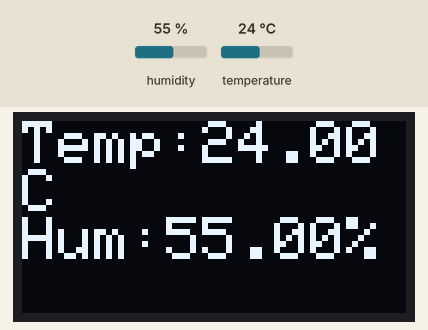
A sketch run on a simulated Arduino Uno, built with avr-gcc and run on an emulated ATmega328P. Shown: 128×64 one-colour display. The inputs (shaded band) are chosen by the test bench; at power-on: humidity 55 %, temperature 24 °C.

Above: at 2.9 s.
3.0 s: humidity set to 22 %
At 5.3 s:
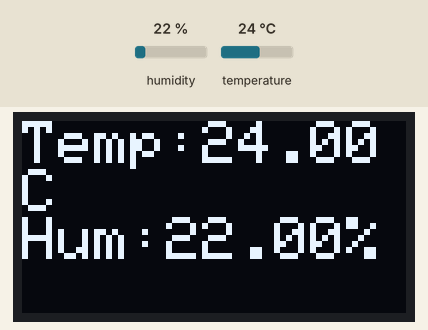
5.8 s: temperature set to 12 °C
At 7.6 s:
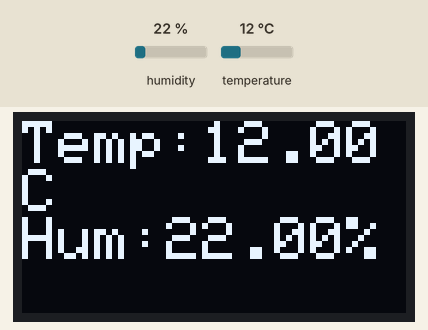
8.6 s: humidity set to 40 %
At 10.9 s:
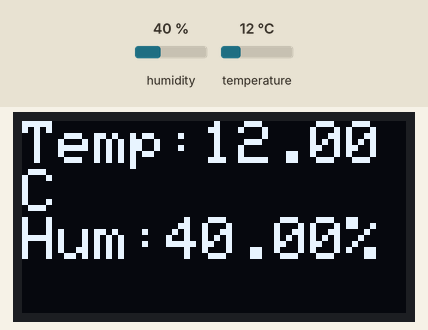
11.8 s: temperature set to 19 °C
At 13.1 s:
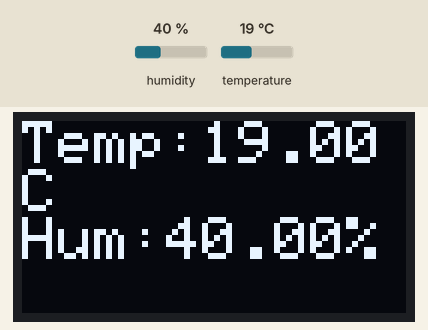
Timing chart, 0 to 14.8 s (numbered marks = the images above; inputs shaded):
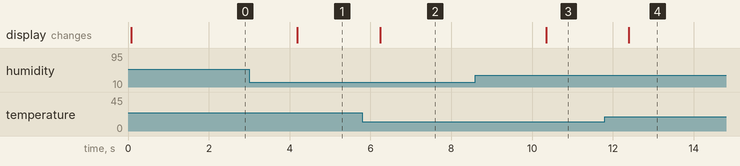

Measured:
- after the input at 3.0 s, the display: changes after 1.2 s (image 1)
- after the input at 5.8 s, the display: changes after 0.44 s (image 2)
- after the input at 8.6 s, the display: changes after 1.7 s (image 3)
- after the input at 11.8 s, the display: changes after 0.60 s (image 4)

The sketch:

Humidity.ino
```cpp
#include <Wire.h>
#include <Adafruit_GFX.h>
#include <Adafruit_SSD1306.h>
#include <DHT.h>

// OLED config
#define SCREEN_WIDTH 128
#define SCREEN_HEIGHT 64
Adafruit_SSD1306 display(SCREEN_WIDTH, SCREEN_HEIGHT, &Wire, -1);

// DHT config
#define DHTPIN 2
#define DHTTYPE DHT11   // Change to DHT22 if needed
DHT dht(DHTPIN, DHTTYPE);

void setup() {
  Serial.begin(9600);
  dht.begin();

  if(!display.begin(SSD1306_SWITCHCAPVCC, 0x3C)) {
    Serial.println("OLED not found");
    while(true);
  }

  display.clearDisplay();
  display.setTextColor(SSD1306_WHITE);
}

void loop() {
  float humidity = dht.readHumidity();
  float temperature = dht.readTemperature(); // Celsius

  display.clearDisplay();
  display.setTextSize(2);
  display.setCursor(0, 0);
  display.print("Temp:");
  display.print(temperature);
  display.print("C");

  display.setCursor(0, 32);
  display.print("Hum:");
  display.print(humidity);
  display.print("%");

  display.display();
  delay(2000);
}
```
